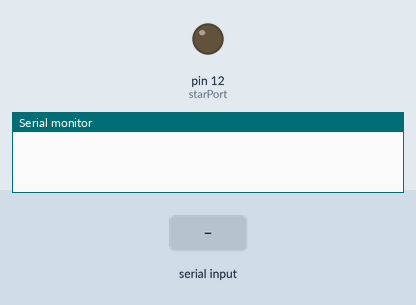
Simulated run of this sketch. Board: Arduino Uno, built with avr-gcc and run on an emulated ATmega328P. On the bench: output pins drawn as LEDs (lit = HIGH), the last lines printed to the serial monitor. The inputs (shaded band) are chosen by the test bench.

Above: at 1.2 s.
1.3 s: "30,150\n" received over Serial
At 2.6 s:
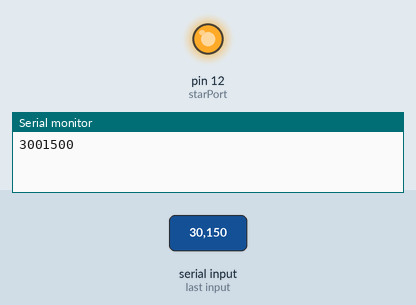
Timing chart, 0 to 4.3 s (numbered marks = the images above; inputs shaded):
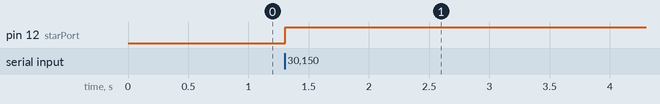

The sketch:

arduino.ino
```cpp
#include <IRremote.h>

int starPort = 12;
IRsend irsend;
int fullStar = 1;
int irRemote = 2;

void setup() {
  Serial.begin(9600);
  pinMode(starPort, OUTPUT);
}

int serialData;
void loop() {
  String inString = "";
  while (Serial.available()> 0)
  {
    int inChar = Serial.read();
    if (isDigit(inChar)) {
      inString += (char)inChar;
    }
    serialData=inString.toInt();
    Serial.print(serialData);
  }
  if(serialData == fullStar){
    digitalWrite(starPort, HIGH);
  } else
  if( serialData == irRemote){
    irsend.sendNEC(0xFF906F,32); // Sony TV power code
    delay(1000);
  }
}
```

Measured:
- after the input at 1.3 s, pin 12 (starPort): LOW → HIGH at once
